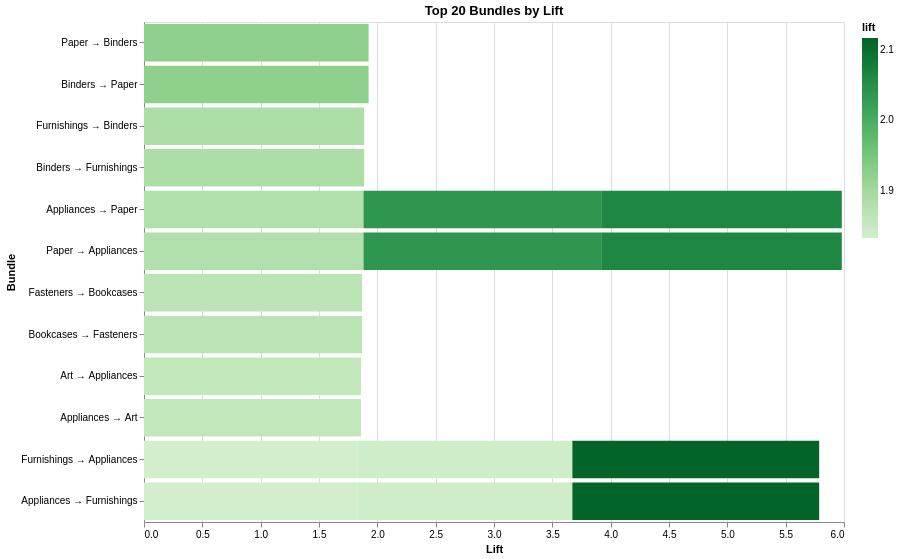

This figure's notebook cell:
### Code cell
top20 = rules.sort_values("lift", ascending=False).head(20)

top20["pair"] = top20["prod1"] + " → " + top20["prod2"]

bar = alt.Chart(top20).mark_bar().encode(
    y=alt.Y("pair:N", sort="-x", title="Bundle"),
    x=alt.X("lift:Q", title="Lift"),
    color=alt.Color("lift:Q", scale=alt.Scale(scheme="greens")),
    tooltip=["support", "confidence", "lift"]
).properties(
    width=700,
    height=500,
    title="Top 20 Bundles by Lift"
)

bar

### Figure 1 — Vega-Lite specification as saved in the notebook (floating-point values rounded to 4 significant figures)
{"config": {"view": {"continuousWidth": 300, "continuousHeight": 300}}, "data": {"name": "data-57a0e68ea82930acea5a3065525efe56"}, "mark": {"type": "bar"}, "encoding": {"color": {"field": "lift", "scale": {"scheme": "greens"}, "type": "quantitative"}, "tooltip": [{"field": "support", "type": "quantitative"}, {"field": "confidence", "type": "quantitative"}, {"field": "lift", "type": "quantitative"}], "x": {"field": "lift", "title": "Lift", "type": "quantitative"}, "y": {"field": "pair", "sort": "-x", "title": "Bundle", "type": "nominal"}}, "height": 500, "title": "Top 20 Bundles by Lift", "width": 700, "$schema": "https://vega.github.io/schema/vega-lite/v6.1.0.json", "datasets": {"data-57a0e68ea82930acea5a3065525efe56": [{"prod1": "Appliances", "prod2": "Furnishings", "support": 0.002289, "confidence": 0.1029, "lift": 2.117, "pair": "Appliances → Furnishings"}, {"prod1": "Furnishings", "prod2": "Appliances", "support": 0.002289, "confidence": 0.04706, "lift": 2.117, "pair": "Furnishings → Appliances"}, {"prod1": "Appliances", "prod2": "Paper", "support": 0.002534, "confidence": 0.02428, "lift": 2.063, "pair": "Appliances → Paper"}, {"prod1": "Paper", "prod2": "Appliances", "support": 0.002534, "confidence": 0.2153, "lift": 2.063, "pair": "Paper → Appliances"}, {"prod1": "Paper", "prod2": "Appliances", "support": 0.002534, "confidence": 0.04532, "lift": 2.039, "pair": "Paper → Appliances"}, {"prod1": "Appliances", "prod2": "Paper", "support": 0.002534, "confidence": 0.114, "lift": 2.039, "pair": "Appliances → Paper"}, {"prod1": "Paper", "prod2": "Binders", "support": 0.002534, "confidence": 0.6078, "lift": 1.925, "pair": "Paper → Binders"}, {"prod1": "Binders", "prod2": "Paper", "support": 0.002534, "confidence": 0.008025, "lift": 1.925, "pair": "Binders → Paper"}, {"prod1": "Furnishings", "prod2": "Binders", "support": 0.002289, "confidence": 0.5957, "lift": 1.887, "pair": "Furnishings → Binders"}, {"prod1": "Binders", "prod2": "Furnishings", "support": 0.002289, "confidence": 0.007248, "lift": 1.887, "pair": "Binders → Furnishings"}, {"prod1": "Paper", "prod2": "Appliances", "support": 0.002534, "confidence": 0.06008, "lift": 1.88, "pair": "Paper → Appliances"}, {"prod1": "Appliances", "prod2": "Paper", "support": 0.002534, "confidence": 0.07928, "lift": 1.88, "pair": "Appliances → Paper"}, {"prod1": "Fasteners", "prod2": "Bookcases", "support": 0.002125, "confidence": 0.06047, "lift": 1.868, "pair": "Fasteners → Bookcases"}, {"prod1": "Bookcases", "prod2": "Fasteners", "support": 0.002125, "confidence": 0.06566, "lift": 1.868, "pair": "Bookcases → Fasteners"}, {"prod1": "Art", "prod2": "Appliances", "support": 0.003024, "confidence": 0.04134, "lift": 1.86, "pair": "Art → Appliances"}, {"prod1": "Appliances", "prod2": "Art", "support": 0.003024, "confidence": 0.136, "lift": 1.86, "pair": "Appliances → Art"}, {"prod1": "Appliances", "prod2": "Furnishings", "support": 0.002289, "confidence": 0.02193, "lift": 1.837, "pair": "Appliances → Furnishings"}, {"prod1": "Furnishings", "prod2": "Appliances", "support": 0.002289, "confidence": 0.1918, "lift": 1.837, "pair": "Furnishings → Appliances"}, {"prod1": "Furnishings", "prod2": "Appliances", "support": 0.002289, "confidence": 0.05858, "lift": 1.833, "pair": "Furnishings → Appliances"}, {"prod1": "Appliances", "prod2": "Furnishings", "support": 0.002289, "confidence": 0.07161, "lift": 1.833, "pair": "Appliances → Furnishings"}]}}
